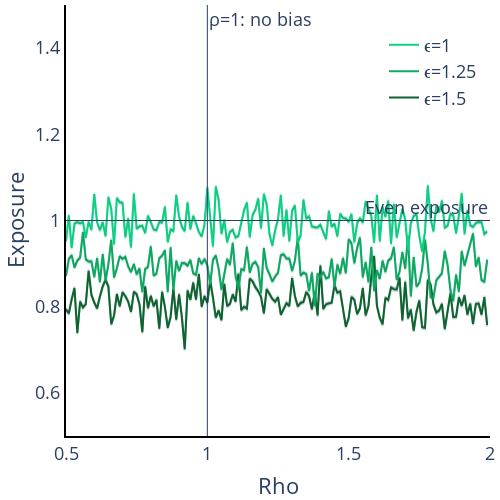

Write notebook code for a chart like this one.
### Markdown cell above
### Rho Exposure

### Code cell
Exposure_rho_epsilon1 = plotly_lines.plot_MTO_sim_results(plotly_lines(), data=df_rho[df_rho['epsilon'] == 1], x_var='rho', y_var='Exposure', x_range=[0.5,2], y_range=[0,1], x_title='rho', y_title='Exposure', with_predicted=False, colors=['rgba(15,209,132,1)'], legend_text='ϵ=1')

Exposure_rho_epsilon125 = plotly_lines.plot_MTO_sim_results(plotly_lines(), data=df_rho[df_rho['epsilon'] == 1.25], x_var='rho', y_var='Exposure', x_range=[0.5,2], y_range=[0,1], x_title='rho', y_title='Exposure', with_predicted=False, colors=['rgba(15,170,100,1)'], legend_text='ϵ=1.25')

Exposure_rho_epsilon15 = plotly_lines.plot_MTO_sim_results(plotly_lines(), data=df_rho[df_rho['epsilon'] == 1.5], x_var='rho', y_var='Exposure', x_range=[0.5,2], y_range=[0,1], x_title='rho', y_title='Exposure', with_predicted=False, colors=['rgba(15,100,50,1)'], legend_text='ϵ=1.5')


fig_Exposure_rho = go.Figure(data = Exposure_rho_epsilon15.data + Exposure_rho_epsilon125.data + Exposure_rho_epsilon1.data)

fig_Exposure_rho.update_layout(
    title = None, 
    font=dict(size = 18),
    xaxis_title = 'Rho', 
    yaxis_title = 'Exposure',
    width = 500, height = 500,
    showlegend = True, 
    legend=dict(x=0.75,y=0.95),
    legend_title_text = '',
    xaxis_range = [0.5,2],
    yaxis_range = [0.5,1.5],
    margin=dict(b=5,l=5,r=5,t=5),
    xaxis = dict(showgrid = False, showline = True, linecolor = 'rgb(0,0,0)', linewidth = 2), 
    yaxis = dict(showgrid = False, showline = True, linecolor = 'rgb(0,0,0)', linewidth = 2),
    plot_bgcolor='rgba(0,0,0,0)')


fig_Exposure_rho.add_hline(y=1, line_width=1, annotation_text = 'Even exposure')
fig_Exposure_rho.add_vline(x=1, line_width=1, annotation_text = 'ρ=1: no bias')

### Figure 1 — Plotly figure (JSON) as saved in the notebook; plotly's stock layout.template omitted (floating-point values rounded to 4 significant figures; data arrays with more than 128 entries replaced by an {"elided": "..."} marker saying what was removed)
{"data": [{"line": {"color": "rgba(15,100,50,1)", "width": 2}, "mode": "lines", "name": "ϵ=1.5", "showlegend": true, "type": "scatter", "x": {"elided": "150 float values"}, "y": {"elided": "150 float values"}}, {"line": {"color": "rgba(15,100,50,0.25)", "width": 2}, "mode": "lines", "showlegend": false, "type": "scatter", "x": {"elided": "150 float values"}, "y": {"elided": "150 float values"}}, {"fill": "tonexty", "fillcolor": "rgba(68, 68, 68, 0.2)", "line": {"color": "rgba(15,100,50,0.25)", "width": 2}, "mode": "lines", "showlegend": false, "type": "scatter", "x": {"elided": "150 float values"}, "y": {"elided": "150 float values"}}, {"line": {"color": "rgba(15,170,100,1)", "width": 2}, "mode": "lines", "name": "ϵ=1.25", "showlegend": true, "type": "scatter", "x": {"elided": "150 float values"}, "y": {"elided": "150 float values"}}, {"line": {"color": "rgba(15,170,100,0.25)", "width": 2}, "mode": "lines", "showlegend": false, "type": "scatter", "x": {"elided": "150 float values"}, "y": {"elided": "150 float values"}}, {"fill": "tonexty", "fillcolor": "rgba(68, 68, 68, 0.2)", "line": {"color": "rgba(15,170,100,0.25)", "width": 2}, "mode": "lines", "showlegend": false, "type": "scatter", "x": {"elided": "150 float values"}, "y": {"elided": "150 float values"}}, {"line": {"color": "rgba(15,209,132,1)", "width": 2}, "mode": "lines", "name": "ϵ=1", "showlegend": true, "type": "scatter", "x": {"elided": "150 float values"}, "y": {"elided": "150 float values"}}, {"line": {"color": "rgba(15,209,132,0.25)", "width": 2}, "mode": "lines", "showlegend": false, "type": "scatter", "x": {"elided": "150 float values"}, "y": {"elided": "150 float values"}}, {"fill": "tonexty", "fillcolor": "rgba(68, 68, 68, 0.2)", "line": {"color": "rgba(15,209,132,0.25)", "width": 2}, "mode": "lines", "showlegend": false, "type": "scatter", "x": {"elided": "150 float values"}, "y": {"elided": "150 float values"}}], "layout": {"annotations": [{"showarrow": false, "text": "Even exposure", "x": 1, "xanchor": "right", "xref": "x domain", "y": 1, "yanchor": "bottom", "yref": "y"}, {"showarrow": false, "text": "ρ=1: no bias", "x": 1, "xanchor": "left", "xref": "x", "y": 1, "yanchor": "top", "yref": "y domain"}], "font": {"size": 18}, "height": 500, "legend": {"title": {"text": ""}, "x": 0.75, "y": 0.95}, "margin": {"b": 5, "l": 5, "r": 5, "t": 5}, "plot_bgcolor": "rgba(0,0,0,0)", "shapes": [{"line": {"width": 1}, "type": "line", "x0": 0, "x1": 1, "xref": "x domain", "y0": 1, "y1": 1, "yref": "y"}, {"line": {"width": 1}, "type": "line", "x0": 1, "x1": 1, "xref": "x", "y0": 0, "y1": 1, "yref": "y domain"}], "showlegend": true, "title": {}, "width": 500, "xaxis": {"linecolor": "rgb(0,0,0)", "linewidth": 2, "range": [0.5, 2], "showgrid": false, "showline": true, "title": {"text": "Rho"}}, "yaxis": {"linecolor": "rgb(0,0,0)", "linewidth": 2, "range": [0.5, 1.5], "showgrid": false, "showline": true, "title": {"text": "Exposure"}}}}
